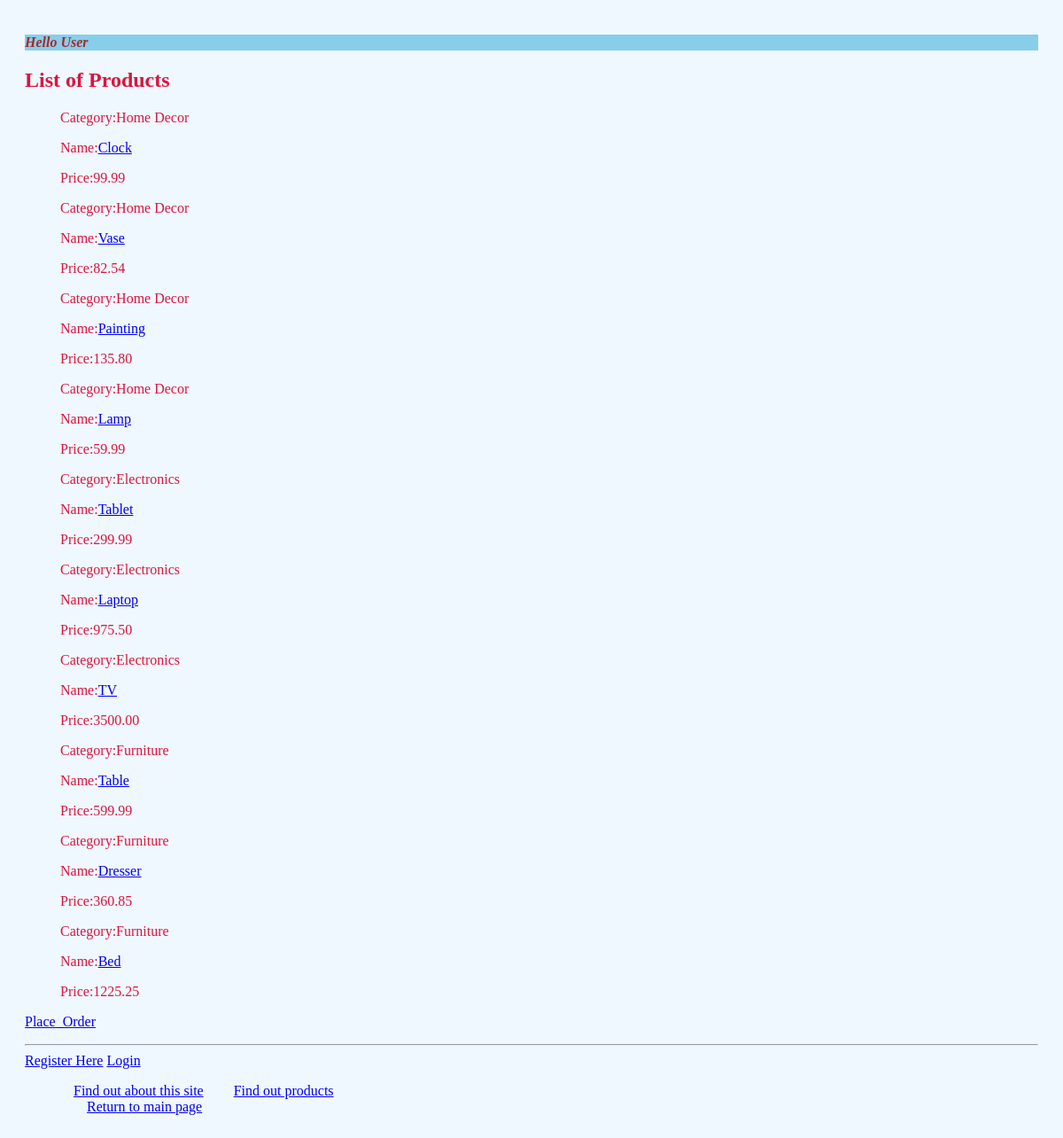
The page /myapp/products/ on the database its author committed.
### myapp/models.py (models this page shows, shortened)
class Product(models.Model):
    category = models.ForeignKey(Category, related_name='products', on_delete=models.CASCADE)
    name = models.CharField(max_length=200)
    price = models.DecimalField(max_digits=10, decimal_places=2)
    stock = models.PositiveIntegerField(default=100)
    available = models.BooleanField(default=True)
    description = models.TextField(blank=True)
    interested = models.PositiveIntegerField(default=0)

class Category(models.Model):
    name = models.CharField(max_length=200)
    warehouse = models.CharField(max_length=20, blank=False, default='Windsor')
    def __str__(self):
        return self.name

### myapp/views.py (the view)
# urls.py: url(r'myapp/products/', views.products, name='product'),
def products(request):
    prodlist = Product.objects.all().order_by('id')[:10]
    return render(request, 'myapp/products.html', {'prodlist': prodlist})

### templates/myapp/products.html (shortened to what this page needs)
{% extends "myapp/base.html" %}
{% block body_block %}
    {% if prodlist %}
 <h2>List of Products</h2>
     <ol>
 {% for item in prodlist %}
     <p> Category:{{ item.category}} </p>
     <p> Name:<a href="{%url 'productdetail' item.id%}">{{ item.name}}</a> </p>
     <p> Price:{{ item.price}} </p>
 {% endfor %}
     </ol>
 {% else %}
 <strong>There are no available categories!</strong>
 {% endif %}
<p><a href="{%url 'order'%}">Place_Order</a></p>
 {% endblock %}

### templates/myapp/base.html (shortened to what this page needs)
<!DOCTYPE html>
{% load staticfiles %}
<html>
    <head>
        <link rel="stylesheet" type="text/css" href="{% static 'myapp/style.css' %}" />
    </head>
    <body>
        <div>
            <h1>{% block myhdg %}
                {% if user.is_authenticated %}Hello {{ user.first_name }}
                {% else %}Hello User
                {% endif %}
            {% endblock %}</h1>
            {% block body_block %}*** {% endblock %}
            </div>
            <hr />
        {% if user.is_authenticated %}
            <a href="/myapp/logout/">Logout</a>
            <a href="/myapp/myorders/">My Orders</a>
        {% else %}
            <a href="/myapp/register/">Register Here</a>
            <a href="/myapp/login/">Login</a>
        {% endif %}
        <div>
            <ul>
                <li class="hbar1"><a href="/myapp/about/">Find out about this site</a></li>
                <li class="hbar1"><a href = "/myapp/products/">Find out products</a><br/></li>
                <li class="hbar1"><a href = "{%url 'index'%}">Return to main page</a><br/></li>
            </ul>
        </div>
    </body>
</html>

### myapp/static/myapp/style.css (style rules this page uses)
.hbar1 { display: inline; margin: 15px; }
h1 { background-color: skyblue; color: brown; font-size: medium; font-style: oblique; position: center; }
body { padding: 20px; background-color: aliceblue; color: crimson; }

### rows shown on the page
Product: category "Home Decor", name "Clock", price "99.99"
Product: category "Home Decor", name "Vase", price "82.54"
Product: category "Home Decor", name "Painting", price "135.80"
Product: category "Home Decor", name "Lamp", price "59.99"
Product: category "Electronics", name "Tablet", price "299.99"
Product: category "Electronics", name "Laptop", price "975.50"
Product: category "Electronics", name "TV", price "3500.00"
Product: category "Furniture", name "Table", price "599.99"
Product: category "Furniture", name "Dresser", price "360.85"
Product: category "Furniture", name "Bed", price "1225.25"
